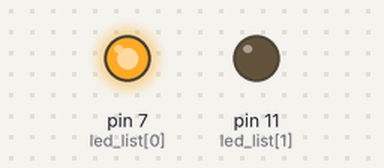
This program was run on a simulated Raspberry Pi (header pin numbers). Parts: output pins drawn as LEDs (lit = HIGH). At 4.0 s the program stops and its outputs stay as they are.

Above: at 0.1 s.
At 2.1 s:
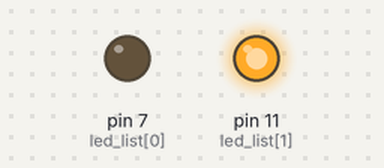
At 3.1 s:
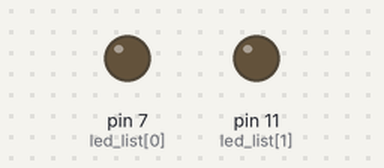
Timing chart, 0 to 4.6 s (numbered marks = the images above):
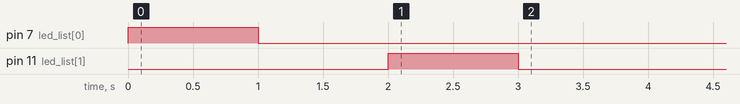

The program:

loop.py
```python
#!/usr/bin/env python2

import RPi.GPIO as GPIO
import time

GPIO.setmode(GPIO.BOARD)

GPIO.setup(7, GPIO.OUT)
GPIO.setup(11, GPIO.OUT)

led_list = [7, 11]

for led in led_list:
    GPIO.output(led, True)
    time.sleep(1)

    GPIO.output(led, False)
    time.sleep(1)
```

Measured:
- by itself, pin 7 (led_list[0]): LOW → HIGH at 0.00 s, → LOW 1.0 s later
- by itself, pin 11 (led_list[1]): LOW → HIGH at 2.0 s, → LOW 1.0 s later
